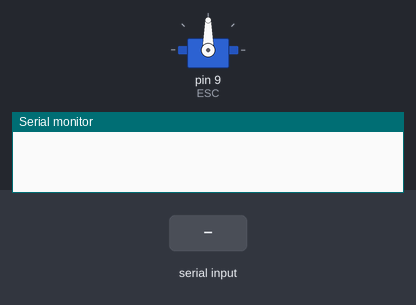
Bench run of a sketch on a simulated Arduino Uno, built with avr-gcc and run on an emulated ATmega328P. Parts: servo, the last lines printed to the serial monitor. Inputs (shaded band) come from the test bench.

Above: at 1.2 s.
1.3 s: "90,45\n" received over Serial
At 3.1 s:
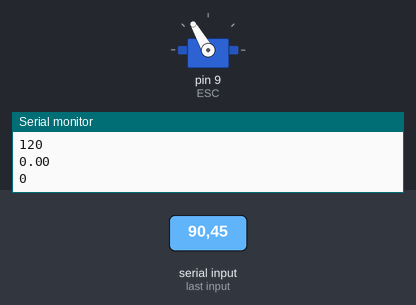
4.3 s: "200\n" received over Serial
At 4.7 s:
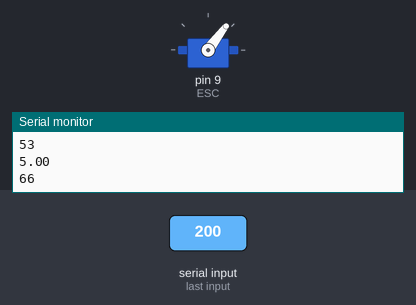
7.3 s: "5\n" received over Serial
10.3 s: "90\n" received over Serial
At 13.2 s:
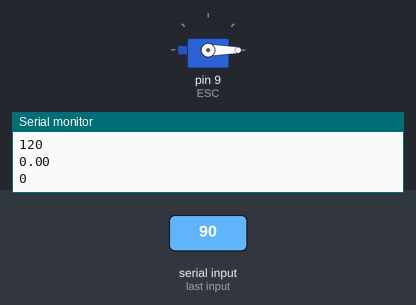
Timing chart, 0 to 14.3 s (numbered marks = the images above; inputs shaded):
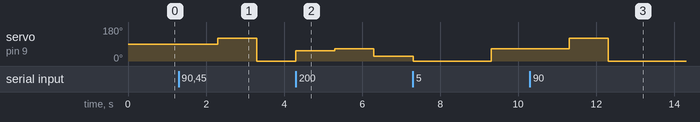

Measured:
- after the input at 1.3 s, servo on pin 9 (ESC): 90° → 120° after 1.0 s, → 0° 1.0 s later
- after the input at 10.3 s, servo on pin 9 (ESC): 66° → 120° after 1.0 s, → 0° 1.0 s later

The sketch:

ESC_Control.ino
```cpp
#include <Servo.h>

Servo ESC;  // create servo object to control a servo
                // twelve servo objects can be created on most boards
char num;
float val;
int vel;

void setup() {
  Serial.begin(9600);
  ESC.attach(9);
}

void loop() {
  if( Serial.available() )       // if data is available to read
  {;}
    num = Serial.read();         // read it and store it in 'val'

   vel=num-'0';
   val=vel;

  if(val<=10 && val>=0){
     vel= (val/9)*120;
     Serial.println(val);
     Serial.println(vel);
     delay(1000);
     ESC.write(vel);
  }
}
```
